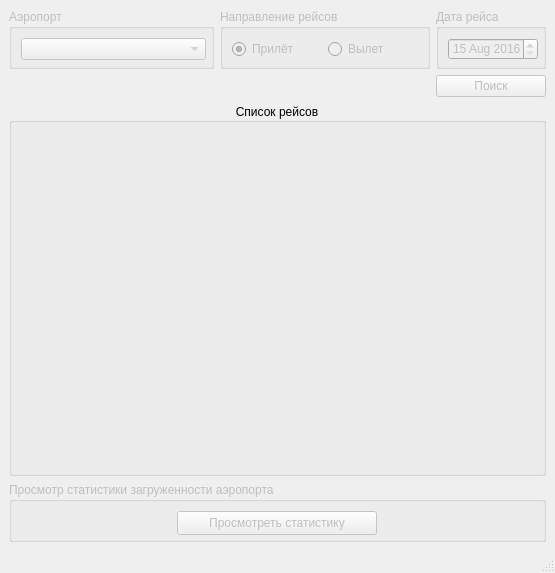
<?xml version="1.0" encoding="UTF-8"?>
<ui version="4.0">
 <class>MainWindow</class>
 <widget class="QMainWindow" name="MainWindow">
  <property name="geometry">
   <rect>
    <x>0</x>
    <y>0</y>
    <width>555</width>
    <height>573</height>
   </rect>
  </property>
  <property name="windowTitle">
   <string>Инспектор аэропортов</string>
  </property>
  <property name="windowIcon">
   <iconset resource="resursy.qrc">
    <normaloff>:/Airplane.ico</normaloff>:/Airplane.ico</iconset>
  </property>
  <widget class="QWidget" name="centralwidget">
   <layout class="QGridLayout" name="gridLayout">
    <item row="3" column="0" colspan="3">
     <widget class="QGroupBox" name="gB_statistics">
      <property name="enabled">
       <bool>false</bool>
      </property>
      <property name="minimumSize">
       <size>
        <width>0</width>
        <height>60</height>
       </size>
      </property>
      <property name="maximumSize">
       <size>
        <width>16777215</width>
        <height>60</height>
       </size>
      </property>
      <property name="title">
       <string>Просмотр статистики загруженности аэропорта</string>
      </property>
      <layout class="QHBoxLayout" name="horizontalLayout_2">
       <item>
        <widget class="QPushButton" name="pB_statistics">
         <property name="enabled">
          <bool>false</bool>
         </property>
         <property name="minimumSize">
          <size>
           <width>110</width>
           <height>24</height>
          </size>
         </property>
         <property name="maximumSize">
          <size>
           <width>200</width>
           <height>24</height>
          </size>
         </property>
         <property name="text">
          <string>Просмотреть статистику</string>
         </property>
        </widget>
       </item>
      </layout>
     </widget>
    </item>
    <item row="1" column="2">
     <widget class="QPushButton" name="pB_search">
      <property name="enabled">
       <bool>false</bool>
      </property>
      <property name="minimumSize">
       <size>
        <width>110</width>
        <height>0</height>
       </size>
      </property>
      <property name="maximumSize">
       <size>
        <width>110</width>
        <height>16777215</height>
       </size>
      </property>
      <property name="text">
       <string>Поиск</string>
      </property>
     </widget>
    </item>
    <item row="0" column="0">
     <widget class="QGroupBox" name="gB_list_airports">
      <property name="enabled">
       <bool>false</bool>
      </property>
      <property name="minimumSize">
       <size>
        <width>205</width>
        <height>60</height>
       </size>
      </property>
      <property name="maximumSize">
       <size>
        <width>205</width>
        <height>60</height>
       </size>
      </property>
      <property name="title">
       <string>Аэропорт</string>
      </property>
      <layout class="QVBoxLayout" name="verticalLayout_3">
       <item>
        <widget class="QComboBox" name="cB_list_airports">
         <property name="minimumSize">
          <size>
           <width>185</width>
           <height>22</height>
          </size>
         </property>
         <property name="maximumSize">
          <size>
           <width>185</width>
           <height>22</height>
          </size>
         </property>
         <property name="editable">
          <bool>false</bool>
         </property>
         <property name="insertPolicy">
          <enum>QComboBox::InsertPolicy::NoInsert</enum>
         </property>
         <property name="sizeAdjustPolicy">
          <enum>QComboBox::SizeAdjustPolicy::AdjustToMinimumContentsLengthWithIcon</enum>
         </property>
         <property name="frame">
          <bool>true</bool>
         </property>
        </widget>
       </item>
      </layout>
     </widget>
    </item>
    <item row="2" column="0" colspan="3">
     <widget class="QGroupBox" name="gB_list_flights">
      <property name="minimumSize">
       <size>
        <width>0</width>
        <height>350</height>
       </size>
      </property>
      <property name="title">
       <string>Список рейсов</string>
      </property>
      <property name="alignment">
       <set>Qt::AlignmentFlag::AlignCenter</set>
      </property>
      <layout class="QVBoxLayout" name="verticalLayout_4">
       <item>
        <layout class="QVBoxLayout" name="verticalLayout"/>
       </item>
      </layout>
     </widget>
    </item>
    <item row="0" column="2">
     <widget class="QGroupBox" name="gB_date_flight">
      <property name="enabled">
       <bool>false</bool>
      </property>
      <property name="minimumSize">
       <size>
        <width>110</width>
        <height>60</height>
       </size>
      </property>
      <property name="maximumSize">
       <size>
        <width>110</width>
        <height>60</height>
       </size>
      </property>
      <property name="title">
       <string>Дата рейса</string>
      </property>
      <layout class="QVBoxLayout" name="verticalLayout_2">
       <item>
        <widget class="QDateEdit" name="dateE_flight">
         <property name="minimumSize">
          <size>
           <width>90</width>
           <height>22</height>
          </size>
         </property>
         <property name="maximumSize">
          <size>
           <width>90</width>
           <height>22</height>
          </size>
         </property>
         <property name="minimumDateTime">
          <datetime>
           <hour>0</hour>
           <minute>0</minute>
           <second>0</second>
           <year>2016</year>
           <month>8</month>
           <day>15</day>
          </datetime>
         </property>
         <property name="maximumDate">
          <date>
           <year>2017</year>
           <month>9</month>
           <day>14</day>
          </date>
         </property>
         <property name="minimumDate">
          <date>
           <year>2016</year>
           <month>8</month>
           <day>15</day>
          </date>
         </property>
         <property name="minimumTime">
          <time>
           <hour>0</hour>
           <minute>0</minute>
           <second>0</second>
          </time>
         </property>
         <property name="currentSection">
          <enum>QDateTimeEdit::Section::DaySection</enum>
         </property>
        </widget>
       </item>
      </layout>
     </widget>
    </item>
    <item row="0" column="1">
     <widget class="QGroupBox" name="gB_flight_direction">
      <property name="enabled">
       <bool>false</bool>
      </property>
      <property name="minimumSize">
       <size>
        <width>210</width>
        <height>60</height>
       </size>
      </property>
      <property name="maximumSize">
       <size>
        <width>210</width>
        <height>60</height>
       </size>
      </property>
      <property name="title">
       <string>Направление рейсов</string>
      </property>
      <layout class="QHBoxLayout" name="horizontalLayout">
       <item>
        <widget class="QRadioButton" name="rB_arrival">
         <property name="minimumSize">
          <size>
           <width>90</width>
           <height>22</height>
          </size>
         </property>
         <property name="maximumSize">
          <size>
           <width>90</width>
           <height>22</height>
          </size>
         </property>
         <property name="autoFillBackground">
          <bool>false</bool>
         </property>
         <property name="text">
          <string>Прилёт</string>
         </property>
         <property name="checked">
          <bool>true</bool>
         </property>
        </widget>
       </item>
       <item>
        <widget class="QRadioButton" name="rB_departure">
         <property name="minimumSize">
          <size>
           <width>90</width>
           <height>22</height>
          </size>
         </property>
         <property name="maximumSize">
          <size>
           <width>90</width>
           <height>22</height>
          </size>
         </property>
         <property name="text">
          <string>Вылет</string>
         </property>
        </widget>
       </item>
      </layout>
     </widget>
    </item>
   </layout>
  </widget>
  <widget class="QMenuBar" name="menubar">
   <property name="geometry">
    <rect>
     <x>0</x>
     <y>0</y>
     <width>555</width>
     <height>22</height>
    </rect>
   </property>
  </widget>
  <widget class="QStatusBar" name="statusbar"/>
 </widget>
 <tabstops>
  <tabstop>cB_list_airports</tabstop>
  <tabstop>rB_arrival</tabstop>
  <tabstop>rB_departure</tabstop>
  <tabstop>dateE_flight</tabstop>
  <tabstop>pB_search</tabstop>
  <tabstop>pB_statistics</tabstop>
 </tabstops>
 <resources>
  <include location="resursy.qrc"/>
 </resources>
 <connections/>
</ui>
